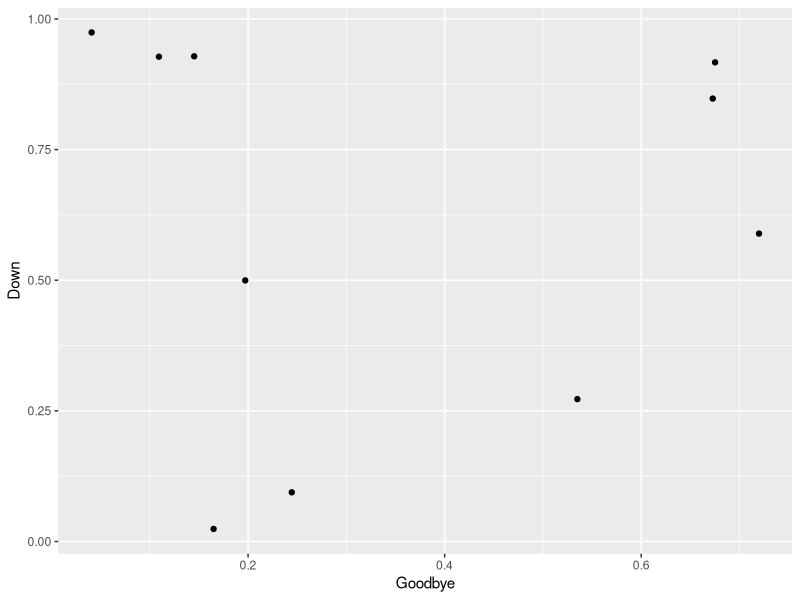

Reproduce this figure in R.
##----
##
##  Test File
##
##----

#' This file makes a sample graph.
#' It's point is to demonstrate how to save a file to GitHub and track changes.

library(ggplot2)

# Some points:
x <- data.frame(a=runif(10),
                b=runif(10))

# Some graph:
ggplot(x, aes(a,b)) +
  geom_point() +
  xlab("Goodbye") +
  ylab("Down")
